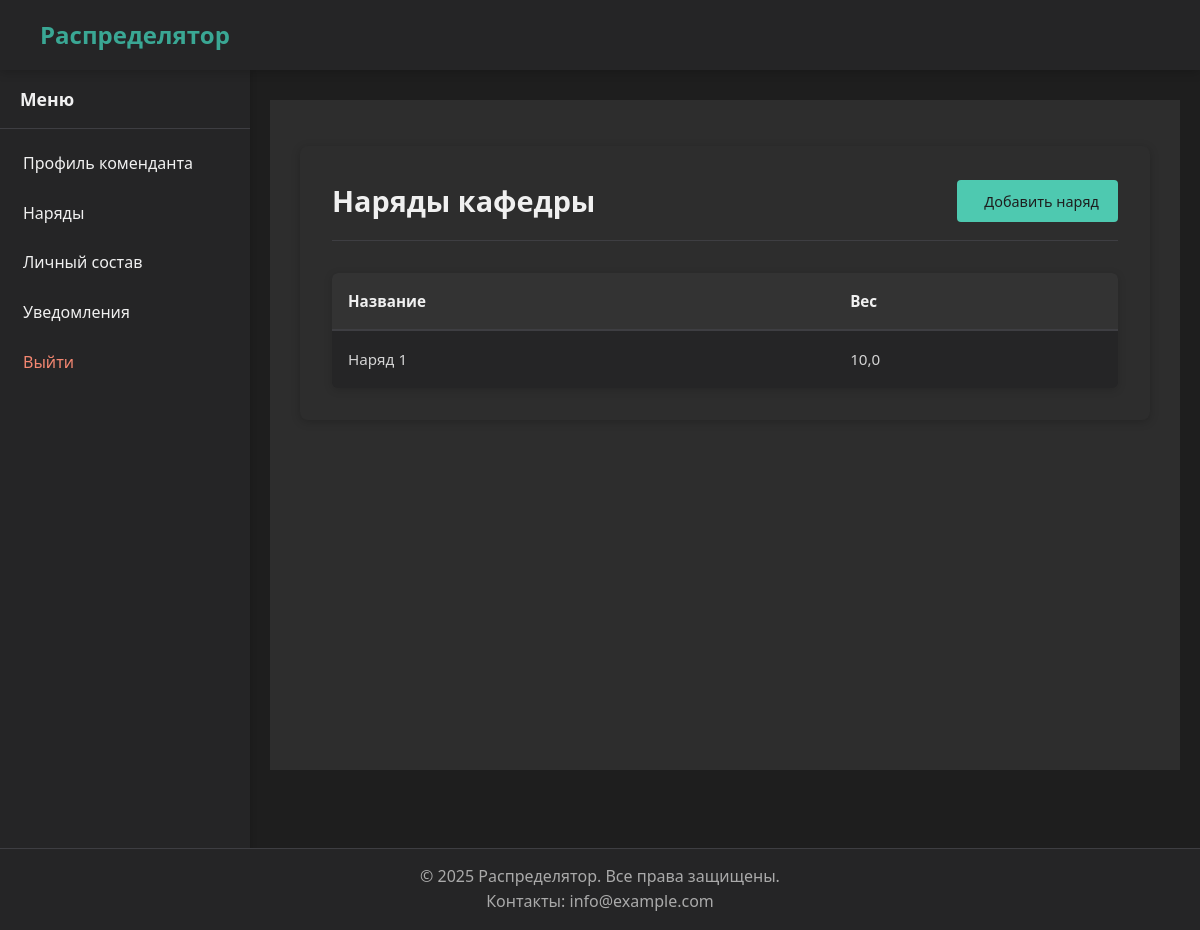
/department/duty/ (signed in), run on an earlier commit of the app's database.
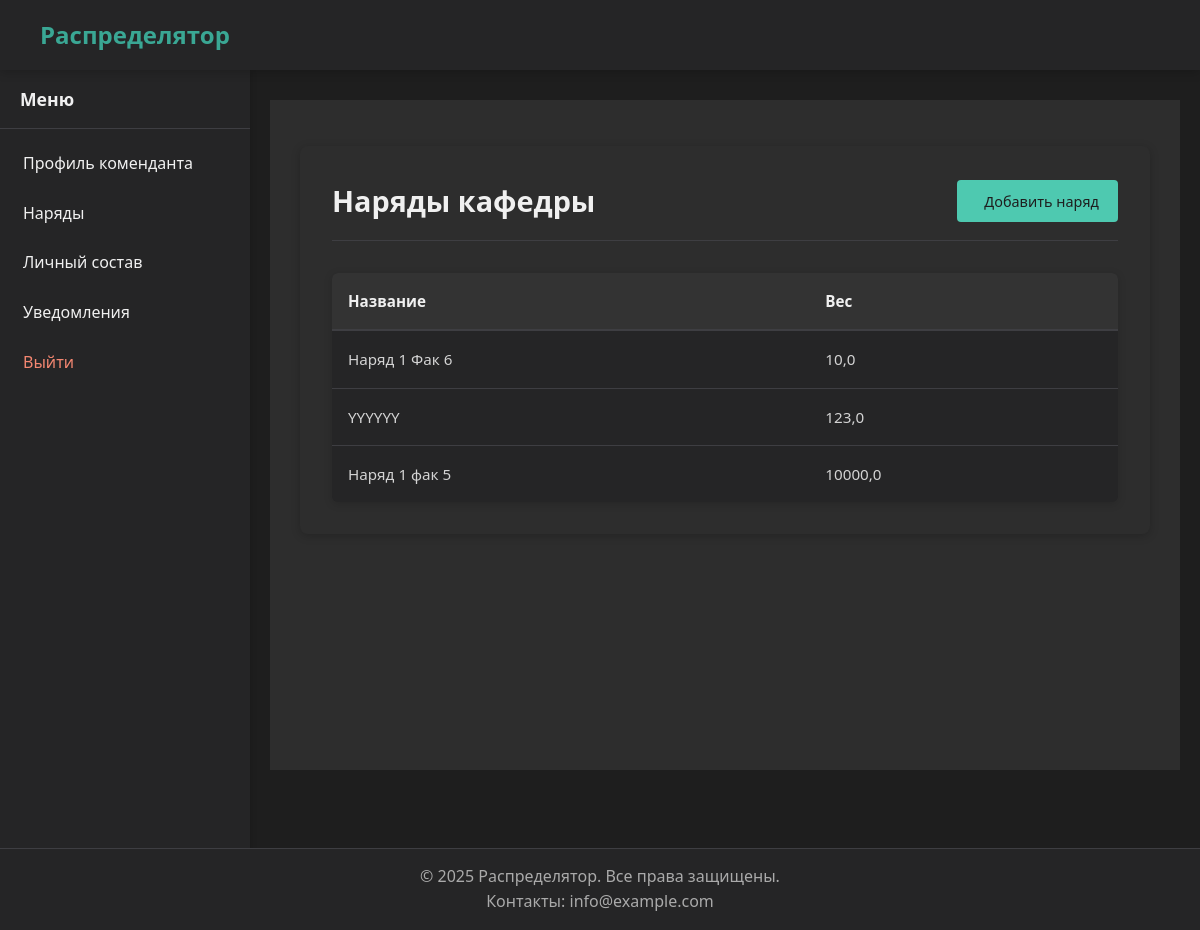
And on a later commit of the database.
### duty/models.py (models this page shows, shortened)
class Duty(models.Model):
    duty_name = models.CharField('Название наряда', max_length=50)
    duty_weight = models.FloatField('Вес наряда')
    is_commandant = models.BooleanField('Добавлено комендантом', default=False)
    faculty = models.ForeignKey(
        Faculty,
        on_delete=models.SET_NULL,
        null=True,
        blank=True,
        verbose_name='Факультет',
        related_name='duties'
    )
    department = models.ForeignKey(
        Department,
        on_delete=models.SET_NULL,
        null=True,
        blank=True,
        verbose_name='Кафедра',
        related_name='duties'
    )
    def get_edit_url(self):
        if self.is_commandant:
            return reverse('commandant:duty:edit', args=[self.pk])
        elif self.faculty and not self.department:
            return reverse('faculty:duty:edit', args=[self.pk])
        elif self.department:
            return reverse('department:duty:edit', args=[self.pk])
    class Meta:
        constraints = [
            models.UniqueConstraint(
                fields=['duty_name'],
                name='unique_duty_for_commandant',
                condition=Q(is_commandant=True)
            ),
            models.UniqueConstraint(
                fields=['duty_name', 'faculty'],
                name='unique_duty_for_faculty',
                condition=Q(faculty__isnull=False, department__isnull=True, is_commandant=False)
            ),
            models.UniqueConstraint(
                fields=['duty_name', 'department'],
                name='unique_duty_for_department',
                condition=Q(department__isnull=False)
            ),
        ]

### duty/views.py (the view)
class DepartmentDutyListView(DutyListView, HasDepartmentMixin):
    related_field = 'department'
    namespace = 'department'
    group_required = ['Кафедра']

### core/utils.py (called while the page is built)
def get_user_type(user):
    if user.is_superuser:
        return 'admin'
    groups = list(user.groups.values_list('name', flat=True))
    if 'Комендант' in groups:
        return 'commandant'
    elif 'Факультет' in groups:
        return 'faculty'
    elif 'Кафедра' in groups:
        return 'department'
    return None

### duty/views.py (called while the page is built)
    def get_template_names(self):
        return [f"{self.template_name_prefix}{self.template_name_suffix}.html"]

    def get_queryset(self):
        user = self.request.user
        queryset = None
        if self.related_field == 'commandant':
            queryset = Duty.objects.filter(is_commandant=True)
        elif self.related_field == 'faculty':
            queryset = Duty.objects.filter(
                faculty=user.faculty,
                department__isnull=True,
                is_commandant=False
            )
        elif self.related_field == 'department':
            queryset = Duty.objects.filter(
                department=user.department,
                is_commandant=False
            )
        else:
            queryset = Duty.objects.none()
        return queryset

### templates/profiles/shared/duty/_list.html (shortened to what this page needs)
{% extends "base_account.html" %}
{% load static %}
{% block extra_head %}
<link rel="stylesheet" href="{% static 'css/department.css' %}">
{% endblock %}
{% block account_content %}
<div class="department-staff-container">
    <div class="header-with-button">
        <h1>
            Наряды
            {% if related_type == 'department' %}
                {{ object_name }} кафедры
            {% elif related_type == 'faculty' %}
                управления {{ object_name }} факультета
            {% else %}
                {{ related_type_label }}
            {% endif %}
        </h1>
        <a href="{{ add_url }}" class="add-button">
             Добавить наряд
        </a>
    </div>
    {% if duties %}
    <div class="table-responsive">
        <table class="staff-table">
            <thead>
                <tr>
                    <th>Название</th>
                    <th>Вес</th>
                </tr>
            </thead>
            <tbody>
                {% for duty in duties %}
                <tr onclick="window.location='{{ duty.get_edit_url }}';" style="cursor: pointer;">
                    <td>{{ duty.duty_name }}</td>
                    <td>{{ duty.duty_weight }}</td>
                </tr>
                {% endfor %}
            </tbody>
        </table>
    </div>
    {% endif %}
</div>
{% endblock %}

What changed in the data, as far as the page shows it:
changed Duty: duty_name "Наряд 1" → "Наряд 1 Фак 6"
added Duty: duty_name "YYYYYY", duty_weight "123,0"
added Duty: duty_name "Наряд 1 фак 5", duty_weight "10000,0"
